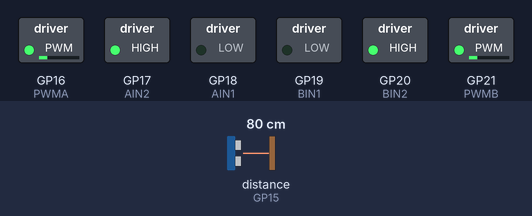
Bench run of a program on a simulated Raspberry Pi Pico running MicroPython. Parts: switched loads named in the program (green lamp = pin HIGH). Inputs (shaded band) come from the test bench; at power-on: distance to the obstacle (sensor on GP15) 80 cm. The echo pulse lasts 58.3 µs per cm; pins used as bus, display or sensor lines are not drawn.

Above: at 1.2 s.
1.3 s: distance to the obstacle (sensor on GP15) set to 22 cm
2.8 s: distance to the obstacle (sensor on GP15) set to 19 cm
At 4.0 s:
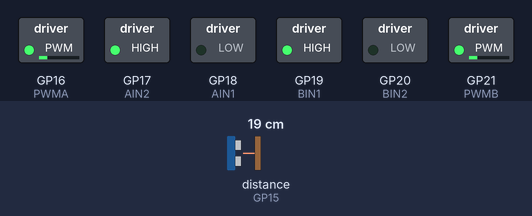
4.3 s: distance to the obstacle (sensor on GP15) set to 35 cm
At 5.3 s:
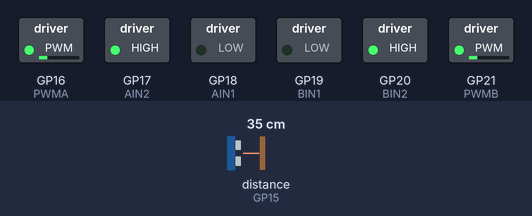
5.8 s: distance to the obstacle (sensor on GP15) set to 2 cm
At 6.3 s:
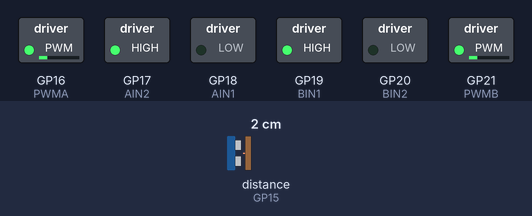
Timing chart, 0 to 8.3 s (numbered marks = the images above; inputs shaded):
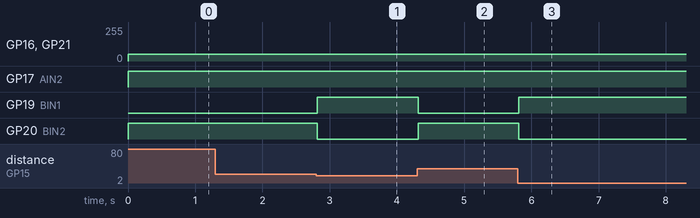

Measured:
- the behaviour switches between 21 and 20 cm on distance to the obstacle (sensor on GP15) (found by bisection; images 0 and 1)
- after the input at 1.3 s, every drawn part: stays the same
- after the input at 2.8 s, GP19 (BIN1): LOW → HIGH at once; GP20 (BIN2): HIGH → LOW at once
- after the input at 4.3 s, GP19 (BIN1): HIGH → LOW at once; GP20 (BIN2): LOW → HIGH at once
- after the input at 5.8 s, GP19 (BIN1): LOW → HIGH at once; GP20 (BIN2): HIGH → LOW at once

The program:

Ultrasonic_Obstacle_Avoidance.py
```python
import utime
from machine import Pin
from Motor import MotorControl

#Weicht Hindernissen mittles Ultraschallsensor aus
#Fährt immer vorwärts, es sei denn ein Hinderniss ist 20cm oder näher
#Wenn ein Hinderniss näher ist, dreht sich der PicoGo nach links


M = MotorControl()
Echo = Pin(15, Pin.IN)
Trig = Pin(14, Pin.OUT)
Trig.value(0)
Echo.value(0)

#Misst die Entfernung mittels Ultraschallsensor und gibt die Entfernung in cm zurück
#Hinweis: exakt die gleiche Methode wie in Ultrasonic_Ranging.py
def dist():
    Trig.value(1)
    utime.sleep_us(10)
    Trig.value(0)
    while(Echo.value() == 0):
        pass
    ts=utime.ticks_us()
    while(Echo.value() == 1):
        pass
    te=utime.ticks_us()
    distance=((te-ts)*0.034)/2
    return distance

while True:
    D = dist()
    if(D <= 20):
        M.right(20)
        #Ab.left()
    else:
        M.forward(20)

    utime.sleep_ms(20)
```

Motor.py
```python
from machine import Pin, PWM
import time

#Bietet Methoden zur Motorsteuereung des PicoGo

class MotorControl(object):
    #Initialisierung der Motorsteuerung (wird beim Erstellen ausgeführt)
    def __init__(self):
        self.PWMA = PWM(Pin(16))
        self.PWMA.freq(1000)
        self.AIN2 = Pin(17, Pin.OUT)
        self.AIN1 = Pin(18, Pin.OUT)
        self.BIN1 = Pin(19, Pin.OUT)
        self.BIN2 = Pin(20, Pin.OUT)
        self.PWMB = PWM(Pin(21))
        self.PWMB.freq(1000)
        self.stop()

    #vorwärts fahren
    #speed: die Geschwindigkeit in Prozent (0 bis 100)
    def forward(self,speed):
        if((speed >= 0) and (speed <= 100)):
            self.PWMA.duty_u16(int(speed*0xFFFF/100))
            self.PWMB.duty_u16(int(speed*0xFFFF/100))
            self.AIN2.value(1)
            self.AIN1.value(0)
            self.BIN2.value(1)
            self.BIN1.value(0)

    #rückwärts fahren
    #speed: die Geschwindigkeit in Prozent (0 bis 100)
    def backward(self,speed):
        if((speed >= 0) and (speed <= 100)):
            self.PWMA.duty_u16(int(speed*0xFFFF/100))
            self.PWMB.duty_u16(int(speed*0xFFFF/100))
            self.AIN2.value(0)
            self.AIN1.value(1)
            self.BIN2.value(0)
            self.BIN1.value(1)

    #nach links drehen (auf der Stelle)
    #speed: die Geschwindigkeit in Prozent (0 bis 100)
    def left(self,speed):

        if((speed >= 0) and (speed <= 100)):
            self.PWMA.duty_u16(int(speed*0xFFFF/100))
            self.PWMB.duty_u16(int(speed*0xFFFF/100))
            self.AIN2.value(0)
            self.AIN1.value(1)
            self.BIN2.value(1)
            self.BIN1.value(0)

    #nach rechts drehen (auf der Stelle)
    #speed: die Geschwindigkeit in Prozent (0 bis 100)
    def right(self,speed):
        if((speed >= 0) and (speed <= 100)):
            self.PWMA.duty_u16(int(speed*0xFFFF/100))
            self.PWMB.duty_u16(int(speed*0xFFFF/100))
            self.AIN2.value(1)
            self.AIN1.value(0)
            self.BIN2.value(0)
            self.BIN1.value(1)

    #stoppt beide Motoren
    def stop(self):
        self.PWMA.duty_u16(0)
        self.PWMB.duty_u16(0)
        self.AIN2.value(0)
        self.AIN1.value(0)
        self.BIN2.value(0)
        self.BIN1.value(0)

    #Steuert die beiden Motoren einzeln an (z.B. für Kurven)
    #left: Geschwindikeit des linken Motors in Prozent. Negative Zahlen für rückwärts  (d.h. Werte von -100 bis 100)#
    #right: Geschwindikeit des rechten Motors in Prozent. Negative Zahlen für rückwärts  (d.h. Werte von -100 bis 100)
    def setMotor(self, left, right):
        if((left >= 0) and (left <= 100)):
            self.AIN1.value(0)
            self.AIN2.value(1)
            self.PWMA.duty_u16(int(left*0xFFFF/100))
        elif((left < 0) and (left >= -100)):
            self.AIN1.value(1)
            self.AIN2.value(0)
            self.PWMA.duty_u16(-int(left*0xFFFF/100))
        if((right >= 0) and (right <= 100)):
            self.BIN2.value(1)
            self.BIN1.value(0)
            self.PWMB.duty_u16(int(right*0xFFFF/100))
        elif((right < 0) and (right >= -100)):
            self.BIN2.value(0)
            self.BIN1.value(1)
            self.PWMB.duty_u16(-int(right*0xFFFF/100))

if __name__=='__main__':
    import utime
    #Beispielcode zum testen
    M = MotorControl()
    M.forward(50)
    utime.sleep(0.5)
    M.backward(50)
    utime.sleep(0.5)
    M.left(30)
    utime.sleep(0.5)
    M.right(30)
    utime.sleep(0.5)
    M.stop()
```
